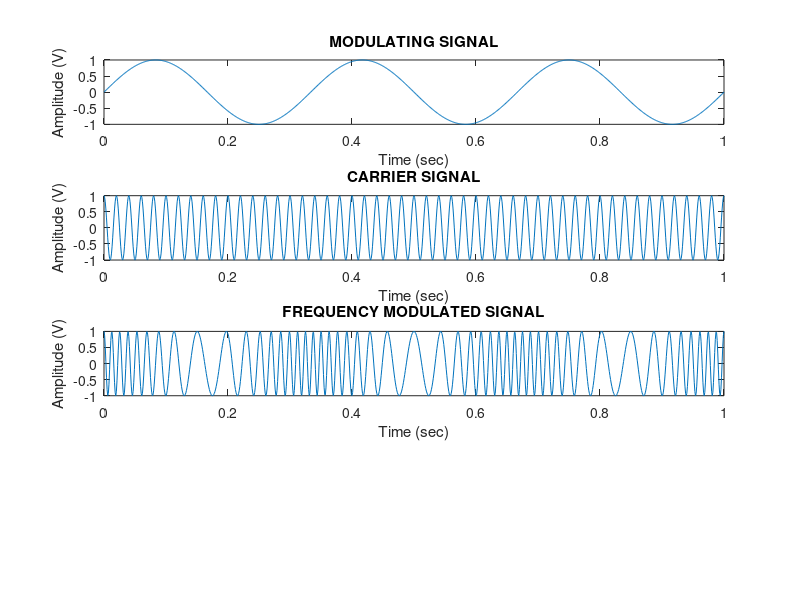

Source code (MATLAB):

clc;clear;close all;
t = 0:0.001:1;
fm = 3;      % Modulating frequency (Hz)
fc = 50;     % Carrier frequency (Hz)
b = 10;      % Modulation index (frequency deviation ratio)

x = sin(2*pi*fm*t);             % Modulating signal
y = cos(2*pi*fc*t);             % Carrier signal
z = cos((2*pi*fc*t) + (b*x));   % Frequency modulated signal

% Plotting Modulating Signal
subplot(4, 1, 1);
plot(t, x);
xlabel('Time (sec)');
ylabel('Amplitude (V)');
title('MODULATING SIGNAL');

% Plotting Carrier Signal
subplot(4, 1, 2);
plot(t, y);
xlabel('Time (sec)');
ylabel('Amplitude (V)');
title ('CARRIER SIGNAL');
% Plotting FM Signal
subplot (4, 1, 3);
plot (t, z);
xlabel('Time (sec)');
ylabel('Amplitude (V)');
title('FREQUENCY MODULATED SIGNAL');
